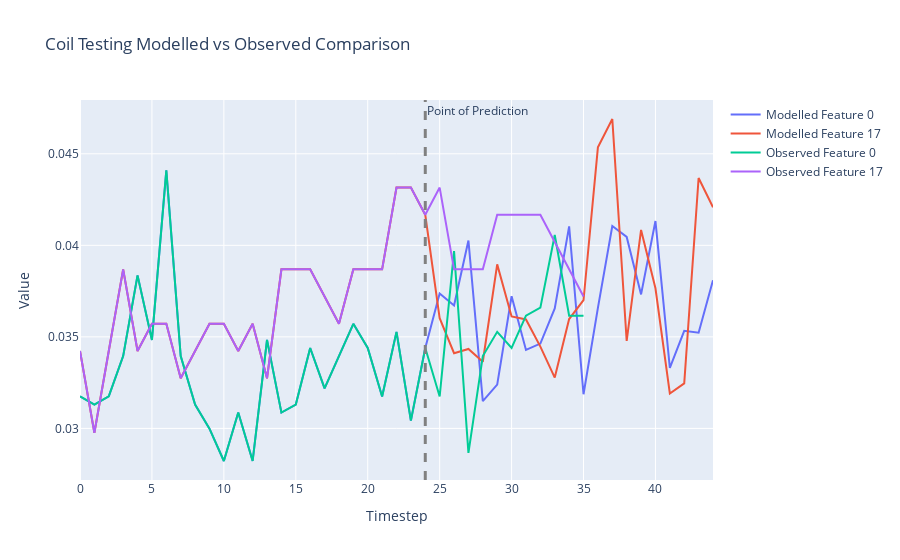

Write notebook code for a chart like this one.
### Code cell
states = []
# Select the batch we want to make predictions for
batch = 101

# After what step do we want the coil to start making its own predictions?
prediction_step = 24

# What features do we want to plot?
feature_sel = [0,17]

# Grab starting state tensor
state_tensor = X[:,0,:]

# How many steps do we want to run the coil overall?
max_steps = 45

states.append(state_tensor[batch,feature_sel])
batch_size = X.shape[0]
transition_tensor = torch.softmax(torch.zeros(batch_size, n_features, n_features), dim = 1).to("cuda")
for step_state in range(1,max_steps):
    state_tensor, transition_tensor = model.step_coil(state_tensor, transition_tensor)
    if step_state <= prediction_step:
        state_tensor = X[:,step_state,:]
    states.append(state_tensor[batch,feature_sel])
    #print(sum(state_tensor[batch,:]))
    
# Move state dynamics to CPU
data = [row.to('cpu').detach().numpy() for row in states]
traces = list(zip(*data))

# Create the figure and add traces
fig = go.Figure()

# Plotting
for i, trace in enumerate(traces):
    model_trace = go.Scatter(y=trace, mode='lines', name=f'Modelled Feature {feature_sel[i]}')
    fig.add_trace(model_trace)
    
    
# Get observed data to CPU and plot
data = X[batch,:,feature_sel].to('cpu')
# Transpose the data to get 5 traces
traces = list(zip(*data))

# Plotting
for i, trace in enumerate(traces):
    obs_trace = go.Scatter(y=trace, mode='lines', name=f'Observed Feature {feature_sel[i]}')
    fig.add_trace(obs_trace)
    
# Add Line highlighting when the coil becomes responsible for its own predictions
fig.add_vline(x=prediction_step, line_width=3, line_dash="dash", line_color="grey", annotation_text='Point of Prediction')    

# Add title and labels
fig.update_layout(title=f'Coil Testing Modelled vs Observed Comparison',
                    xaxis_title='Timestep',
                    yaxis_title='Value')

# Show the figure
fig.show()

### Figure 1 — Plotly figure (JSON) as saved in the notebook; plotly's stock layout.template omitted (floating-point values rounded to 4 significant figures)
{"data": [{"mode": "lines", "name": "Modelled Feature 0", "type": "scatter", "y": [0.03175, 0.03131, 0.03175, 0.03395, 0.03836, 0.03483, 0.04409, 0.03395, 0.03131, 0.02998, 0.02822, 0.03086, 0.02822, 0.03483, 0.03086, 0.03131, 0.03439, 0.03219, 0.03395, 0.03571, 0.03439, 0.03175, 0.03527, 0.03042, 0.03439, 0.03737, 0.03672, 0.04027, 0.03149, 0.03239, 0.03722, 0.03429, 0.03463, 0.03655, 0.04104, 0.03187, 0.03659, 0.04105, 0.04046, 0.03732, 0.04133, 0.0333, 0.03533, 0.03523, 0.03809]}, {"mode": "lines", "name": "Modelled Feature 17", "type": "scatter", "y": [0.03423, 0.02976, 0.03423, 0.03869, 0.03423, 0.03571, 0.03571, 0.03274, 0.03423, 0.03571, 0.03571, 0.03423, 0.03571, 0.03274, 0.03869, 0.03869, 0.03869, 0.0372, 0.03571, 0.03869, 0.03869, 0.03869, 0.04315, 0.04315, 0.04167, 0.03602, 0.03411, 0.03434, 0.03364, 0.03896, 0.03611, 0.03595, 0.03447, 0.03278, 0.03597, 0.037, 0.04535, 0.0469, 0.03478, 0.04084, 0.03765, 0.03191, 0.03246, 0.04368, 0.04208]}, {"mode": "lines", "name": "Observed Feature 0", "type": "scatter", "y": [0.03175, 0.03131, 0.03175, 0.03395, 0.03836, 0.03483, 0.04409, 0.03395, 0.03131, 0.02998, 0.02822, 0.03086, 0.02822, 0.03483, 0.03086, 0.03131, 0.03439, 0.03219, 0.03395, 0.03571, 0.03439, 0.03175, 0.03527, 0.03042, 0.03439, 0.03175, 0.03968, 0.02866, 0.03395, 0.03527, 0.03439, 0.03616, 0.0366, 0.04056, 0.03616, 0.03616]}, {"mode": "lines", "name": "Observed Feature 17", "type": "scatter", "y": [0.03423, 0.02976, 0.03423, 0.03869, 0.03423, 0.03571, 0.03571, 0.03274, 0.03423, 0.03571, 0.03571, 0.03423, 0.03571, 0.03274, 0.03869, 0.03869, 0.03869, 0.0372, 0.03571, 0.03869, 0.03869, 0.03869, 0.04315, 0.04315, 0.04167, 0.04315, 0.03869, 0.03869, 0.03869, 0.04167, 0.04167, 0.04167, 0.04167, 0.04018, 0.03869, 0.0372]}], "layout": {"annotations": [{"showarrow": false, "text": "Point of Prediction", "x": 24, "xanchor": "left", "xref": "x", "y": 1, "yanchor": "top", "yref": "y domain"}], "shapes": [{"line": {"color": "grey", "dash": "dash", "width": 3}, "type": "line", "x0": 24, "x1": 24, "xref": "x", "y0": 0, "y1": 1, "yref": "y domain"}], "title": {"text": "Coil Testing Modelled vs Observed Comparison"}, "xaxis": {"title": {"text": "Timestep"}}, "yaxis": {"title": {"text": "Value"}}}}
